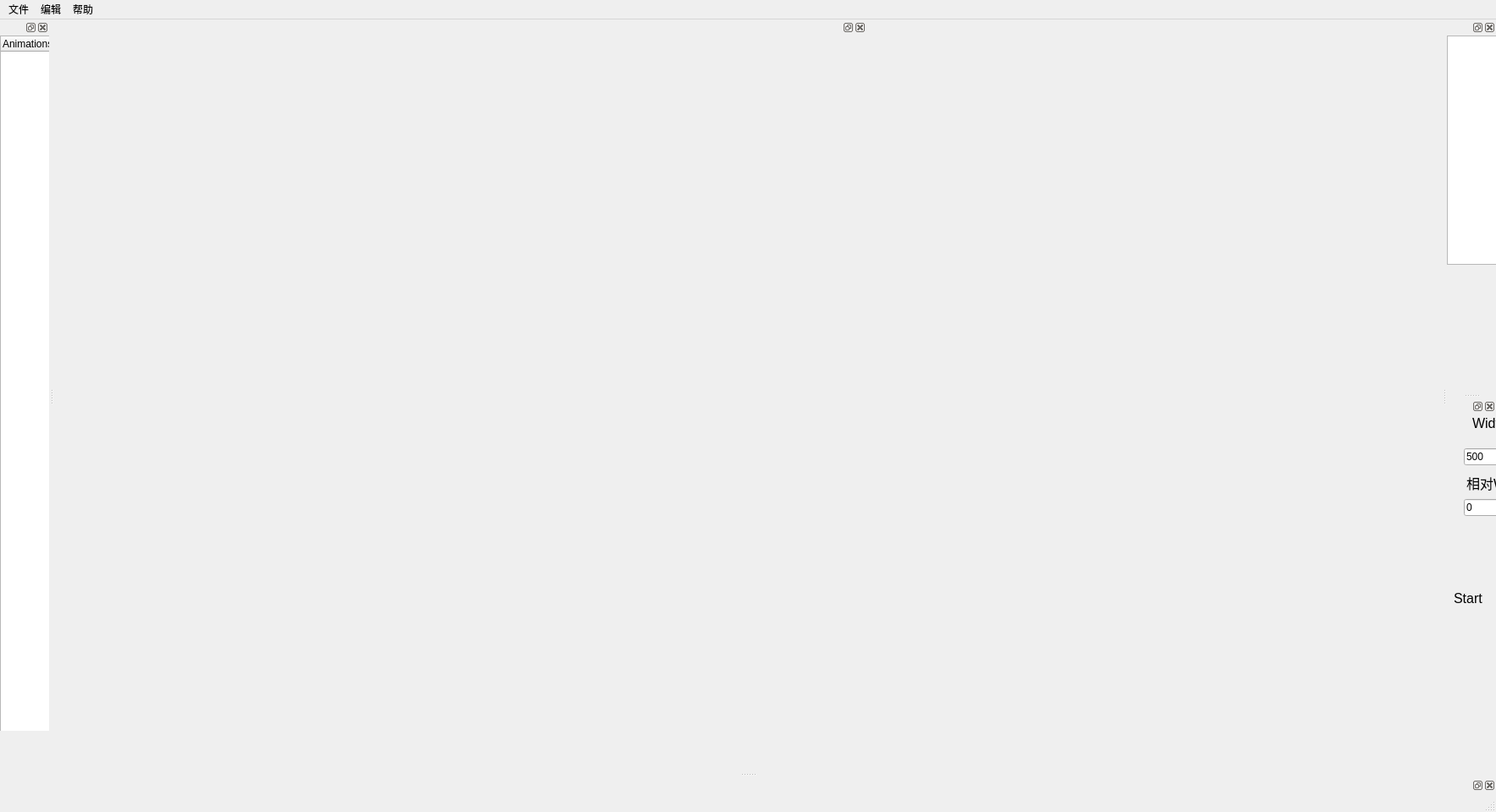
<?xml version="1.0" encoding="UTF-8"?>
<ui version="4.0">
 <class>QtEditClass</class>
 <widget class="QMainWindow" name="QtEditClass">
  <property name="enabled">
   <bool>true</bool>
  </property>
  <property name="geometry">
   <rect>
    <x>0</x>
    <y>0</y>
    <width>1768</width>
    <height>960</height>
   </rect>
  </property>
  <property name="minimumSize">
   <size>
    <width>0</width>
    <height>0</height>
   </size>
  </property>
  <property name="maximumSize">
   <size>
    <width>16777215</width>
    <height>16777215</height>
   </size>
  </property>
  <property name="windowTitle">
   <string>QtEdit</string>
  </property>
  <widget class="QWidget" name="centralWidget">
   <widget class="QDockWidget" name="SceneWidget">
    <property name="geometry">
     <rect>
      <x>0</x>
      <y>0</y>
      <width>960</width>
      <height>680</height>
     </rect>
    </property>
    <property name="minimumSize">
     <size>
      <width>960</width>
      <height>680</height>
     </size>
    </property>
    <property name="maximumSize">
     <size>
      <width>960</width>
      <height>680</height>
     </size>
    </property>
    <property name="font">
     <font>
      <kerning>false</kerning>
     </font>
    </property>
    <widget class="QWidget" name="dockWidgetContents_2"/>
   </widget>
  </widget>
  <widget class="QMenuBar" name="menuBar">
   <property name="geometry">
    <rect>
     <x>0</x>
     <y>0</y>
     <width>1768</width>
     <height>23</height>
    </rect>
   </property>
   <widget class="QMenu" name="menu">
    <property name="title">
     <string>文件</string>
    </property>
    <addaction name="openaction"/>
    <addaction name="Action_Save"/>
    <addaction name="closeaction"/>
   </widget>
   <widget class="QMenu" name="menu_2">
    <property name="title">
     <string>编辑</string>
    </property>
    <addaction name="importaction"/>
    <addaction name="import_Spine"/>
    <addaction name="export_byte"/>
    <addaction name="exportaction"/>
   </widget>
   <widget class="QMenu" name="menu_3">
    <property name="title">
     <string>帮助</string>
    </property>
    <addaction name="actionHelp"/>
   </widget>
   <addaction name="menu"/>
   <addaction name="menu_2"/>
   <addaction name="menu_3"/>
  </widget>
  <widget class="QStatusBar" name="statusBar"/>
  <widget class="QDockWidget" name="dockWidget">
   <property name="maximumSize">
    <size>
     <width>611</width>
     <height>841</height>
    </size>
   </property>
   <attribute name="dockWidgetArea">
    <number>1</number>
   </attribute>
   <widget class="QWidget" name="dockWidgetContents_3">
    <widget class="QTreeWidget" name="AnimationtreeWidget">
     <property name="geometry">
      <rect>
       <x>0</x>
       <y>0</y>
       <width>611</width>
       <height>841</height>
      </rect>
     </property>
     <property name="verticalScrollMode">
      <enum>QAbstractItemView::ScrollPerPixel</enum>
     </property>
     <column>
      <property name="text">
       <string>Animations</string>
      </property>
     </column>
    </widget>
   </widget>
  </widget>
  <widget class="QDockWidget" name="OutWiget">
   <attribute name="dockWidgetArea">
    <number>2</number>
   </attribute>
   <widget class="QWidget" name="dockWidgetContents_4">
    <widget class="QPlainTextEdit" name="showmessage">
     <property name="geometry">
      <rect>
       <x>0</x>
       <y>0</y>
       <width>431</width>
       <height>271</height>
      </rect>
     </property>
     <property name="font">
      <font>
       <pointsize>12</pointsize>
      </font>
     </property>
    </widget>
   </widget>
  </widget>
  <widget class="QDockWidget" name="PerWiget">
   <attribute name="dockWidgetArea">
    <number>8</number>
   </attribute>
   <widget class="QWidget" name="dockWidgetContents_5">
    <widget class="QSlider" name="PencentageSlider">
     <property name="geometry">
      <rect>
       <x>0</x>
       <y>0</y>
       <width>960</width>
       <height>51</height>
      </rect>
     </property>
     <property name="maximumSize">
      <size>
       <width>16777215</width>
       <height>16777215</height>
      </size>
     </property>
     <property name="font">
      <font>
       <pointsize>12</pointsize>
      </font>
     </property>
     <property name="minimum">
      <number>0</number>
     </property>
     <property name="maximum">
      <number>99</number>
     </property>
     <property name="value">
      <number>0</number>
     </property>
     <property name="orientation">
      <enum>Qt::Horizontal</enum>
     </property>
    </widget>
   </widget>
  </widget>
  <widget class="QDockWidget" name="dockWidget_4">
   <attribute name="dockWidgetArea">
    <number>2</number>
   </attribute>
   <widget class="QWidget" name="dockWidgetContents">
    <widget class="QLabel" name="label">
     <property name="geometry">
      <rect>
       <x>30</x>
       <y>0</y>
       <width>54</width>
       <height>21</height>
      </rect>
     </property>
     <property name="font">
      <font>
       <pointsize>12</pointsize>
      </font>
     </property>
     <property name="text">
      <string>Width</string>
     </property>
    </widget>
    <widget class="QLabel" name="label_2">
     <property name="geometry">
      <rect>
       <x>130</x>
       <y>0</y>
       <width>54</width>
       <height>21</height>
      </rect>
     </property>
     <property name="font">
      <font>
       <pointsize>12</pointsize>
      </font>
     </property>
     <property name="text">
      <string>Height</string>
     </property>
    </widget>
    <widget class="QLineEdit" name="Width">
     <property name="geometry">
      <rect>
       <x>20</x>
       <y>40</y>
       <width>61</width>
       <height>20</height>
      </rect>
     </property>
     <property name="text">
      <string>500</string>
     </property>
    </widget>
    <widget class="QLineEdit" name="Height">
     <property name="geometry">
      <rect>
       <x>120</x>
       <y>40</y>
       <width>71</width>
       <height>20</height>
      </rect>
     </property>
     <property name="text">
      <string>100</string>
     </property>
    </widget>
    <widget class="QLabel" name="label_3">
     <property name="geometry">
      <rect>
       <x>230</x>
       <y>0</y>
       <width>54</width>
       <height>21</height>
      </rect>
     </property>
     <property name="font">
      <font>
       <pointsize>12</pointsize>
      </font>
     </property>
     <property name="text">
      <string>ScallX</string>
     </property>
    </widget>
    <widget class="QLabel" name="label_4">
     <property name="geometry">
      <rect>
       <x>330</x>
       <y>0</y>
       <width>54</width>
       <height>21</height>
      </rect>
     </property>
     <property name="font">
      <font>
       <pointsize>12</pointsize>
      </font>
     </property>
     <property name="text">
      <string>ScallY</string>
     </property>
    </widget>
    <widget class="QLineEdit" name="ScallX">
     <property name="geometry">
      <rect>
       <x>220</x>
       <y>40</y>
       <width>71</width>
       <height>20</height>
      </rect>
     </property>
     <property name="text">
      <string>1</string>
     </property>
    </widget>
    <widget class="QLineEdit" name="ScallY">
     <property name="geometry">
      <rect>
       <x>320</x>
       <y>40</y>
       <width>71</width>
       <height>20</height>
      </rect>
     </property>
     <property name="text">
      <string>1</string>
     </property>
    </widget>
    <widget class="QPushButton" name="PauseButton">
     <property name="geometry">
      <rect>
       <x>130</x>
       <y>140</y>
       <width>75</width>
       <height>23</height>
      </rect>
     </property>
     <property name="font">
      <font>
       <pointsize>12</pointsize>
      </font>
     </property>
     <property name="text">
      <string>Start</string>
     </property>
    </widget>
    <widget class="QLineEdit" name="Re_Width">
     <property name="geometry">
      <rect>
       <x>20</x>
       <y>100</y>
       <width>61</width>
       <height>20</height>
      </rect>
     </property>
     <property name="text">
      <string>0</string>
     </property>
    </widget>
    <widget class="QLineEdit" name="Re_Height">
     <property name="geometry">
      <rect>
       <x>120</x>
       <y>100</y>
       <width>71</width>
       <height>20</height>
      </rect>
     </property>
     <property name="text">
      <string>0</string>
     </property>
    </widget>
    <widget class="QLabel" name="label_6">
     <property name="geometry">
      <rect>
       <x>23</x>
       <y>70</y>
       <width>71</width>
       <height>21</height>
      </rect>
     </property>
     <property name="font">
      <font>
       <pointsize>12</pointsize>
      </font>
     </property>
     <property name="text">
      <string>相对Width</string>
     </property>
    </widget>
    <widget class="QLabel" name="label_7">
     <property name="geometry">
      <rect>
       <x>123</x>
       <y>70</y>
       <width>81</width>
       <height>21</height>
      </rect>
     </property>
     <property name="font">
      <font>
       <pointsize>12</pointsize>
      </font>
     </property>
     <property name="text">
      <string>相对Height</string>
     </property>
    </widget>
    <widget class="QComboBox" name="MyBox_comboBox">
     <property name="geometry">
      <rect>
       <x>136</x>
       <y>267</y>
       <width>101</width>
       <height>22</height>
      </rect>
     </property>
     <item>
      <property name="text">
       <string>-请选择-</string>
      </property>
     </item>
    </widget>
    <widget class="QLabel" name="label_8">
     <property name="geometry">
      <rect>
       <x>78</x>
       <y>167</y>
       <width>54</width>
       <height>21</height>
      </rect>
     </property>
     <property name="font">
      <font>
       <pointsize>12</pointsize>
      </font>
     </property>
     <property name="text">
      <string>起点X</string>
     </property>
    </widget>
    <widget class="QLineEdit" name="St_Width">
     <property name="geometry">
      <rect>
       <x>66</x>
       <y>187</y>
       <width>71</width>
       <height>20</height>
      </rect>
     </property>
     <property name="text">
      <string/>
     </property>
    </widget>
    <widget class="QLineEdit" name="St_Height">
     <property name="geometry">
      <rect>
       <x>66</x>
       <y>237</y>
       <width>71</width>
       <height>20</height>
      </rect>
     </property>
     <property name="text">
      <string/>
     </property>
    </widget>
    <widget class="QLabel" name="label_10">
     <property name="geometry">
      <rect>
       <x>78</x>
       <y>212</y>
       <width>54</width>
       <height>21</height>
      </rect>
     </property>
     <property name="font">
      <font>
       <pointsize>12</pointsize>
      </font>
     </property>
     <property name="text">
      <string>起点Y</string>
     </property>
    </widget>
    <widget class="QLineEdit" name="En_Height">
     <property name="geometry">
      <rect>
       <x>196</x>
       <y>237</y>
       <width>71</width>
       <height>20</height>
      </rect>
     </property>
     <property name="text">
      <string/>
     </property>
    </widget>
    <widget class="QLineEdit" name="En_Width">
     <property name="geometry">
      <rect>
       <x>196</x>
       <y>187</y>
       <width>71</width>
       <height>20</height>
      </rect>
     </property>
     <property name="text">
      <string/>
     </property>
    </widget>
    <widget class="QLabel" name="label_18">
     <property name="geometry">
      <rect>
       <x>208</x>
       <y>212</y>
       <width>54</width>
       <height>21</height>
      </rect>
     </property>
     <property name="font">
      <font>
       <pointsize>12</pointsize>
      </font>
     </property>
     <property name="text">
      <string>终点Y</string>
     </property>
    </widget>
    <widget class="QLabel" name="label_19">
     <property name="geometry">
      <rect>
       <x>208</x>
       <y>165</y>
       <width>54</width>
       <height>21</height>
      </rect>
     </property>
     <property name="font">
      <font>
       <pointsize>12</pointsize>
      </font>
     </property>
     <property name="text">
      <string>终点X</string>
     </property>
    </widget>
    <widget class="QLabel" name="label_20">
     <property name="geometry">
      <rect>
       <x>8</x>
       <y>207</y>
       <width>54</width>
       <height>21</height>
      </rect>
     </property>
     <property name="font">
      <font>
       <pointsize>12</pointsize>
      </font>
     </property>
     <property name="text">
      <string>Start</string>
     </property>
    </widget>
    <widget class="QLabel" name="label_21">
     <property name="geometry">
      <rect>
       <x>156</x>
       <y>207</y>
       <width>54</width>
       <height>21</height>
      </rect>
     </property>
     <property name="font">
      <font>
       <pointsize>12</pointsize>
      </font>
     </property>
     <property name="text">
      <string>End</string>
     </property>
    </widget>
    <widget class="QLabel" name="label_22">
     <property name="geometry">
      <rect>
       <x>308</x>
       <y>185</y>
       <width>54</width>
       <height>21</height>
      </rect>
     </property>
     <property name="font">
      <font>
       <pointsize>12</pointsize>
      </font>
     </property>
     <property name="text">
      <string>Rotate</string>
     </property>
    </widget>
    <widget class="QLineEdit" name="Rotate">
     <property name="geometry">
      <rect>
       <x>296</x>
       <y>207</y>
       <width>71</width>
       <height>20</height>
      </rect>
     </property>
     <property name="text">
      <string/>
     </property>
    </widget>
   </widget>
  </widget>
  <action name="closeaction">
   <property name="text">
    <string>关闭</string>
   </property>
  </action>
  <action name="openaction">
   <property name="text">
    <string>FBX文件转换</string>
   </property>
  </action>
  <action name="importaction">
   <property name="text">
    <string>导入c3b,c3t</string>
   </property>
  </action>
  <action name="actionHelp">
   <property name="text">
    <string>Help</string>
   </property>
  </action>
  <action name="exportaction">
   <property name="text">
    <string>导出JSON</string>
   </property>
  </action>
  <action name="Action_Save">
   <property name="text">
    <string>保存Ctrl+S</string>
   </property>
  </action>
  <action name="export_byte">
   <property name="text">
    <string>导出二进制</string>
   </property>
  </action>
  <action name="import_Spine">
   <property name="text">
    <string>导入Spine</string>
   </property>
  </action>
 </widget>
 <layoutdefault spacing="6" margin="11"/>
 <resources>
  <include location="qtedit.qrc"/>
 </resources>
 <connections/>
</ui>
